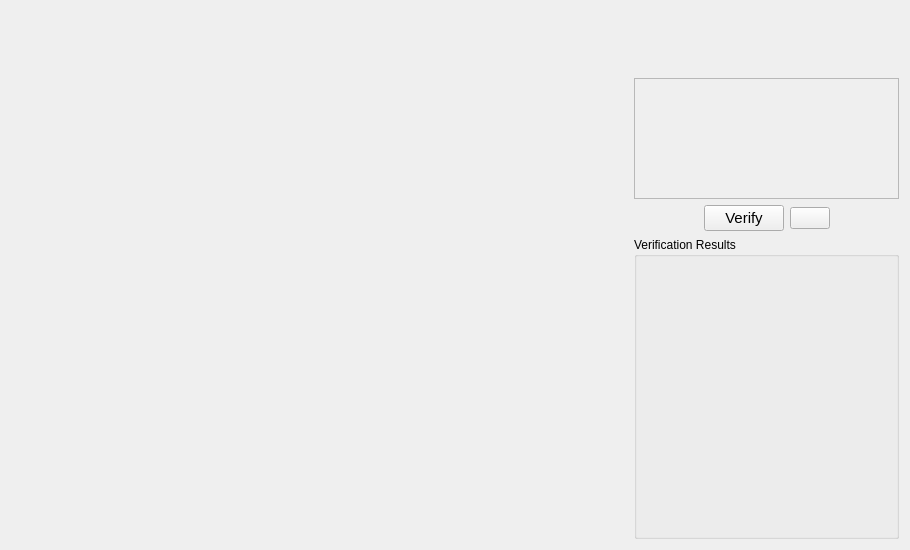
<?xml version="1.0" encoding="UTF-8"?>
<ui version="4.0">
 <class>tl::StereoModuleVerificationView</class>
 <widget class="QWidget" name="tl::StereoModuleVerificationView">
  <property name="geometry">
   <rect>
    <x>0</x>
    <y>0</y>
    <width>910</width>
    <height>550</height>
   </rect>
  </property>
  <property name="windowTitle">
   <string/>
  </property>
  <layout class="QHBoxLayout" name="horizontalLayout_3" stretch="7,3">
   <item>
    <widget class="ImageView" name="imgView" native="true"/>
   </item>
   <item>
    <layout class="QVBoxLayout" name="verticalLayout" stretch="1,2,1,5">
     <item>
      <layout class="QHBoxLayout" name="horizontalLayout_4">
       <item>
        <spacer name="horizontalSpacer_3">
         <property name="orientation">
          <enum>Qt::Horizontal</enum>
         </property>
         <property name="sizeHint" stdset="0">
          <size>
           <width>40</width>
           <height>20</height>
          </size>
         </property>
        </spacer>
       </item>
       <item>
        <widget class="LedIndicator" name="indicator" native="true">
         <property name="sizePolicy">
          <sizepolicy hsizetype="Preferred" vsizetype="Preferred">
           <horstretch>0</horstretch>
           <verstretch>0</verstretch>
          </sizepolicy>
         </property>
        </widget>
       </item>
       <item>
        <spacer name="horizontalSpacer_4">
         <property name="orientation">
          <enum>Qt::Horizontal</enum>
         </property>
         <property name="sizeHint" stdset="0">
          <size>
           <width>40</width>
           <height>20</height>
          </size>
         </property>
        </spacer>
       </item>
      </layout>
     </item>
     <item>
      <widget class="QLabel" name="status">
       <property name="frameShape">
        <enum>QFrame::StyledPanel</enum>
       </property>
       <property name="midLineWidth">
        <number>0</number>
       </property>
       <property name="text">
        <string/>
       </property>
       <property name="wordWrap">
        <bool>true</bool>
       </property>
      </widget>
     </item>
     <item>
      <layout class="QHBoxLayout" name="horizontalLayout">
       <item>
        <spacer name="horizontalSpacer">
         <property name="orientation">
          <enum>Qt::Horizontal</enum>
         </property>
         <property name="sizeHint" stdset="0">
          <size>
           <width>40</width>
           <height>20</height>
          </size>
         </property>
        </spacer>
       </item>
       <item>
        <widget class="QPushButton" name="verifyBtn">
         <property name="sizePolicy">
          <sizepolicy hsizetype="Fixed" vsizetype="Fixed">
           <horstretch>0</horstretch>
           <verstretch>0</verstretch>
          </sizepolicy>
         </property>
         <property name="minimumSize">
          <size>
           <width>0</width>
           <height>0</height>
          </size>
         </property>
         <property name="maximumSize">
          <size>
           <width>16777215</width>
           <height>16777215</height>
          </size>
         </property>
         <property name="font">
          <font>
           <pointsize>11</pointsize>
           <bold>false</bold>
          </font>
         </property>
         <property name="text">
          <string>Verify</string>
         </property>
        </widget>
       </item>
       <item>
        <widget class="QPushButton" name="configBtn">
         <property name="text">
          <string/>
         </property>
         <property name="icon">
          <iconset resource="resources/app.qrc">
           <normaloff>:/icons/cog.svg</normaloff>:/icons/cog.svg</iconset>
         </property>
         <property name="iconSize">
          <size>
           <width>24</width>
           <height>24</height>
          </size>
         </property>
        </widget>
       </item>
       <item>
        <spacer name="horizontalSpacer_2">
         <property name="orientation">
          <enum>Qt::Horizontal</enum>
         </property>
         <property name="sizeHint" stdset="0">
          <size>
           <width>40</width>
           <height>20</height>
          </size>
         </property>
        </spacer>
       </item>
      </layout>
     </item>
     <item>
      <widget class="QGroupBox" name="groupBox">
       <property name="title">
        <string>Verification Results</string>
       </property>
       <layout class="QVBoxLayout" name="verticalLayout_2">
        <property name="leftMargin">
         <number>0</number>
        </property>
        <property name="topMargin">
         <number>0</number>
        </property>
        <property name="rightMargin">
         <number>0</number>
        </property>
        <property name="bottomMargin">
         <number>0</number>
        </property>
        <item>
         <widget class="StereoModuleVerifyResultView" name="verifyResultView" native="true"/>
        </item>
       </layout>
      </widget>
     </item>
    </layout>
   </item>
  </layout>
 </widget>
 <customwidgets>
  <customwidget>
   <class>ImageView</class>
   <extends>QWidget</extends>
   <header>application/gui/ImageView.h</header>
   <container>1</container>
  </customwidget>
  <customwidget>
   <class>LedIndicator</class>
   <extends>QWidget</extends>
   <header>application/gui/LedIndicator.h</header>
   <container>1</container>
  </customwidget>
  <customwidget>
   <class>StereoModuleVerifyResultView</class>
   <extends>QWidget</extends>
   <header>application/StereoModuleVerifyResultView.h</header>
   <container>1</container>
  </customwidget>
 </customwidgets>
 <resources>
  <include location="resources/app.qrc"/>
 </resources>
 <connections/>
</ui>
